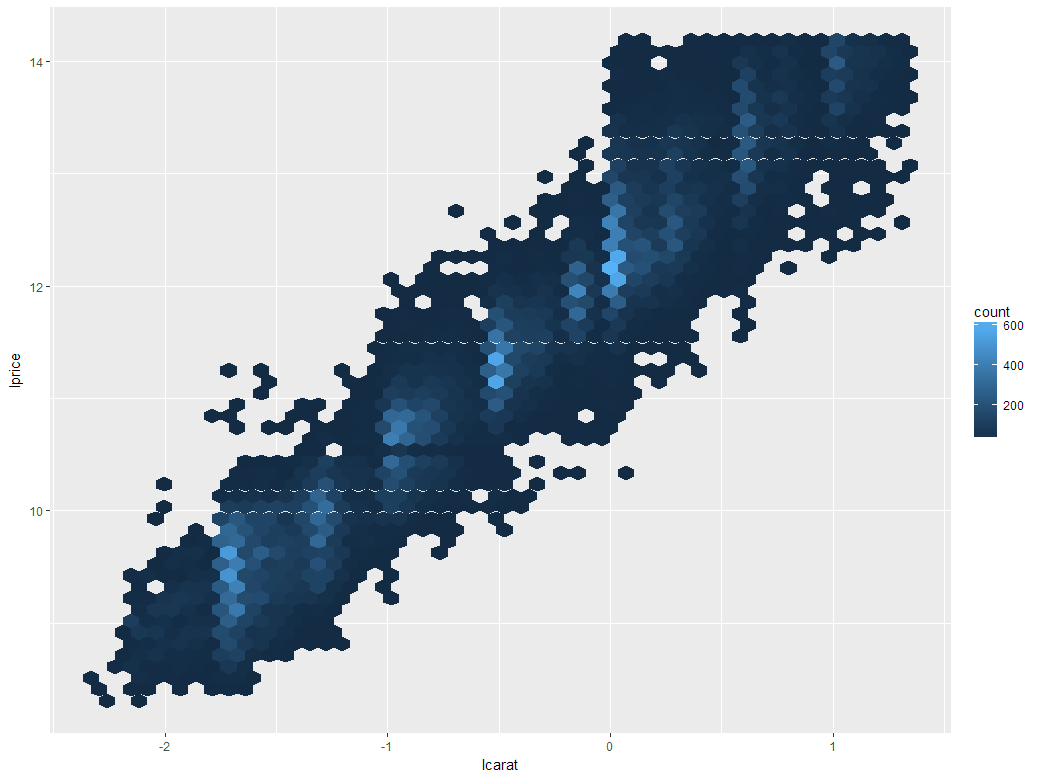

Generate this figure with R:
#1.Focus on diamonds smaller than 2.5 carats (99.7% of the data)
#2.Log-transform the carat and price variables.


  # The log-transformation is particularly useful here because it makes
  # the pattern linear, and linear patterns are the easiest to work with
  # Log-transform the carat and price variables


diamonds2 <- diamonds %>% 
  filter(carat <= 2.5) %>% 
  mutate(lprice = log2(price), lcarat = log2(carat))

ggplot(diamonds2, aes(lcarat, lprice)) + 
  geom_hex(bins = 50)
